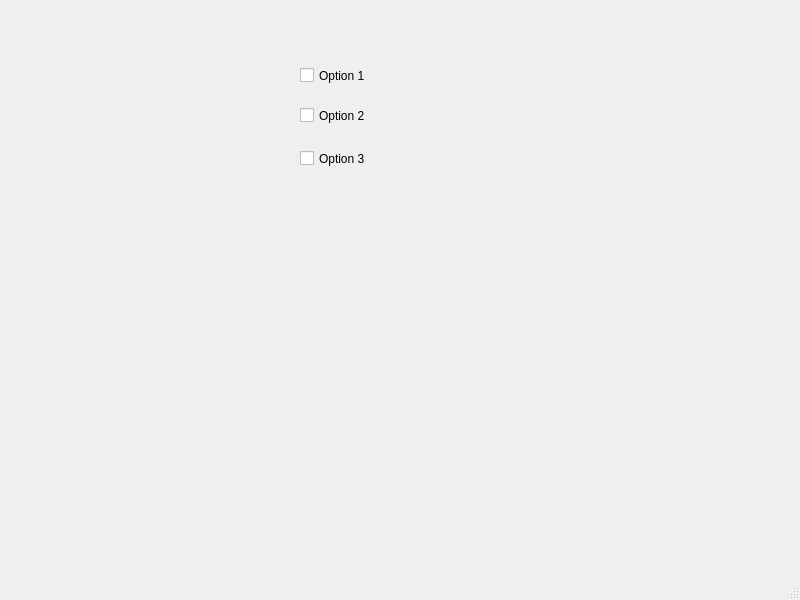
<?xml version="1.0" encoding="UTF-8"?>
<ui version="4.0">
 <class>MainWindow</class>
 <widget class="QMainWindow" name="MainWindow">
  <property name="geometry">
   <rect>
    <x>0</x>
    <y>0</y>
    <width>800</width>
    <height>600</height>
   </rect>
  </property>
  <property name="windowTitle">
   <string>MainWindow</string>
  </property>
  <widget class="QWidget" name="centralwidget">
   <widget class="QCheckBox" name="checkBox">
    <property name="geometry">
     <rect>
      <x>300</x>
      <y>60</y>
      <width>111</width>
      <height>31</height>
     </rect>
    </property>
    <property name="text">
     <string>Option 1</string>
    </property>
   </widget>
   <widget class="QCheckBox" name="checkBox_2">
    <property name="geometry">
     <rect>
      <x>300</x>
      <y>100</y>
      <width>91</width>
      <height>31</height>
     </rect>
    </property>
    <property name="text">
     <string>Option 2</string>
    </property>
   </widget>
   <widget class="QCheckBox" name="checkBox_3">
    <property name="geometry">
     <rect>
      <x>300</x>
      <y>150</y>
      <width>70</width>
      <height>17</height>
     </rect>
    </property>
    <property name="text">
     <string>Option 3</string>
    </property>
   </widget>
  </widget>
  <widget class="QMenuBar" name="menubar">
   <property name="geometry">
    <rect>
     <x>0</x>
     <y>0</y>
     <width>800</width>
     <height>21</height>
    </rect>
   </property>
  </widget>
  <widget class="QStatusBar" name="statusbar"/>
 </widget>
 <resources/>
 <connections/>
</ui>
